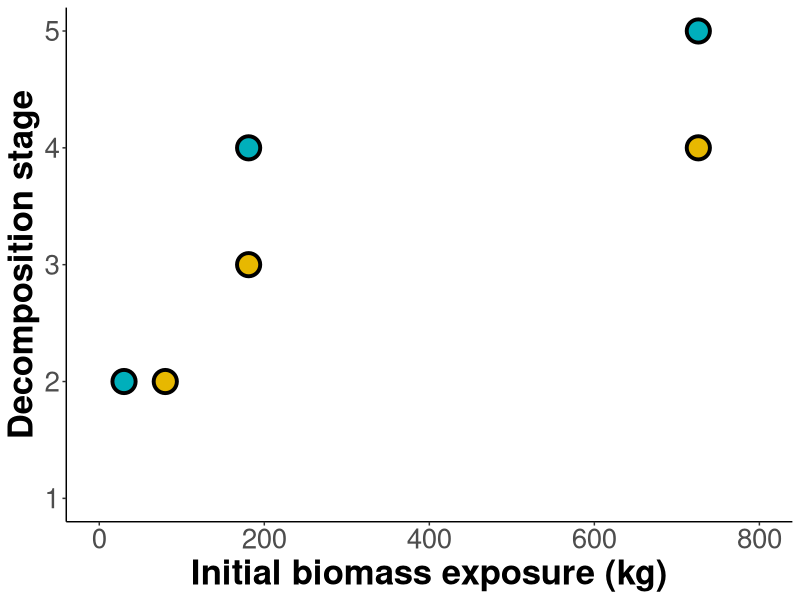

This figure's R source: (Note: this script raises an error after producing the figure.)
## --------------- Header ------------------------------------------------------
## Script name: 2c_future-decomp-biomass-ES.R
## Author: David S. Mason, UF D.E.E.R. Lab
## Department: Wildlife Ecology and Conservation
## Affiliation: University of Florida
## Date Created: 2021-08-16
## Date Last Modified: 2023-03-11
## Copyright (c) David S. Mason, 2022
## Contact: masond@ufl.edu, @EcoGraffito
## Purpose of script: This script analyzes the future decomposition data

## --------------- Set-up workspace --------------------------------------------
library(ggplot2)
require(tidyverse)
require(MASS)

# Clear the decks
rm(list=ls())

# Bring in the data
d <- read.csv("Clean-data/2a_future-decomp-stage.csv")

d$Pig.biomass <- round(d$Pig.biomass/2.205)

## --------------- Prepare the data --------------------------------------------

# Fix the exclusion labels
d$Fence <- c("Open", "Open", "Open",
						"Fenced","Fenced", "Fenced")
d$Fence <- as.factor(d$Fence)
is.factor(d$Fence)

## --------------- Visualize the model -----------------------------------------

# Adjust the weight values to create space for visualization
d[1,2] <- 80
d[4,2] <- 30

p1 <- ggplot(d,aes(y=Stage,x=Pig.biomass,color=Fence,fill=Fence))+
	geom_point(size = 6.5,shape=21,stroke=2)+
	scale_fill_manual(values=c("#00AFBB", "#E7B800"))+
	scale_color_manual(values=c("black","black"))+
	theme_classic()+
	theme(legend.title = element_blank())+
	scale_x_continuous(breaks = c(0, 200, 400, 600, 800),
										 limits = c(0,800))+
	scale_y_continuous(breaks = c(1,2,3,4,5),
										 limits = c(1,5))+
	xlab("Initial biomass exposure (kg)")+
	ylab("Decomposition stage")+
	theme_classic()+
	theme(axis.title = element_text(face="bold"))+
	theme(axis.text = element_text(size = 20),
				axis.title = element_text(size = 25),
				legend.position = 'none')

# Output the ggplot object
saveRDS(p1, file = "Output/2a_future-decomp-stage-fig.RDS")
